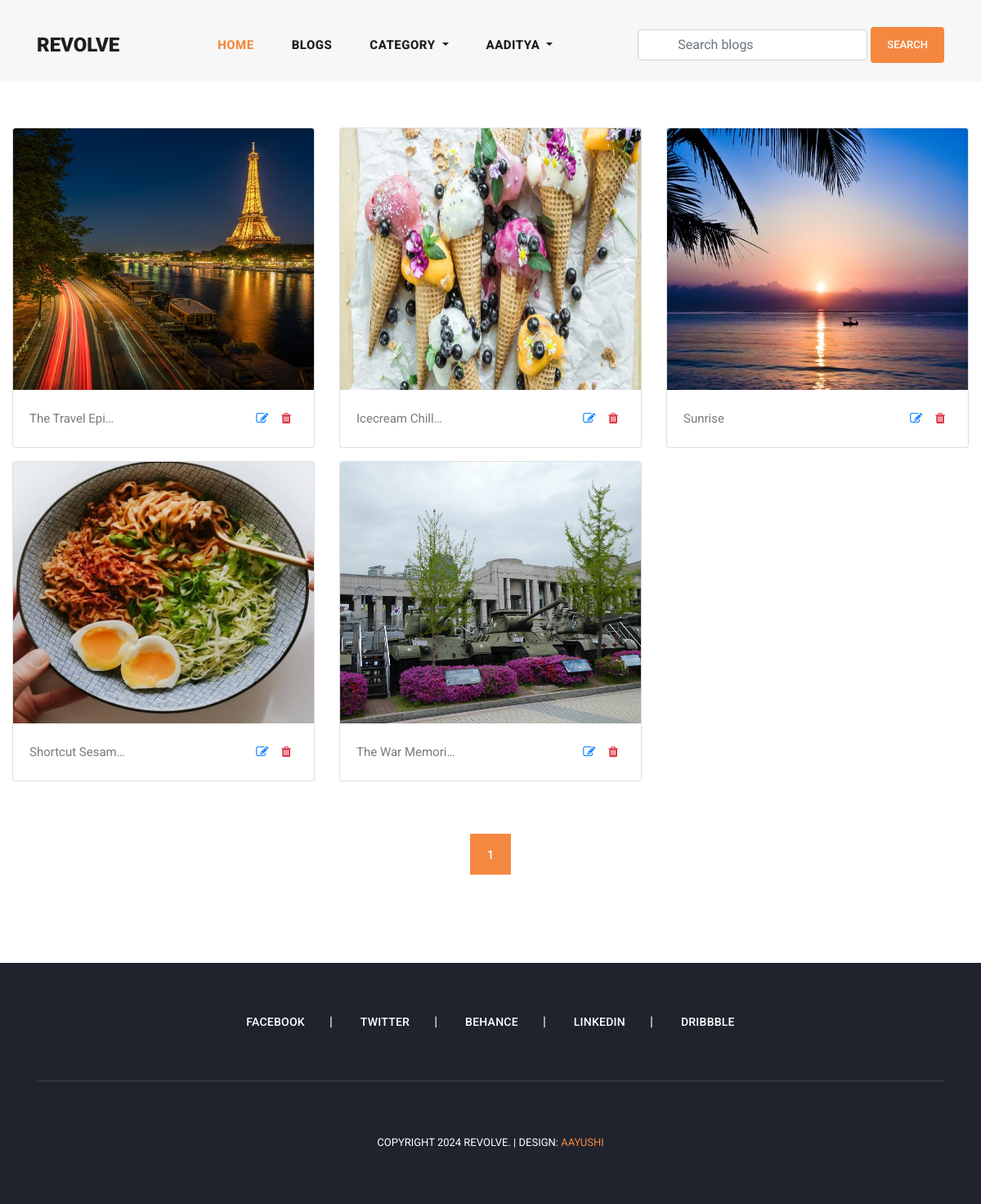
The app's page /my_blogs/ (signed in) with its own data.
### user_profile/models.py (models this page shows, shortened)
class User(AbstractUser):
    email = models.EmailField(
        max_length=150,
        unique=True,
        error_messages={
            "unique": "The email must be unique"
        }
    )
    profile_image = models.ImageField(
        null=True,
        blank=True,
        upload_to="profile_images"
    )
    followers = models.ManyToManyField("Follow")
    REQUIRED_FIELDS = ["email"]
    objects = CustomUserManager()

### blog/models.py (models this page shows, shortened)
class Blog(models.Model):
    user = models.ForeignKey(
        User,
        related_name='user_blogs',
        on_delete=models.CASCADE
    )
    category = models.ForeignKey(
        Category,
        related_name='category_blogs',
        on_delete=models.CASCADE
    )
    tags = models.ManyToManyField(
        Tag,
        related_name='tag_blogs',
        blank=True
    )
    likes = models.ManyToManyField(
        User,
        related_name='user_likes',
        blank=True
    )
    title = models.CharField(
        max_length=250
    )
    slug = models.SlugField(null=True, blank=True)
    banner = models.ImageField(upload_to='blog_banners')
    description = RichTextField()
    created_date = models.DateField(auto_now_add=True)

### blog/views.py (the view, shortened to what this page needs)
# urls.py: path('my_blogs/', my_blogs, name='my_blogs'),
@login_required(login_url='login')
def my_blogs(request):
    queryset = request.user.user_blogs.all()
    page = request.GET.get('page', 1)
    paginator = Paginator(queryset, 6)
    delete = request.GET.get('delete', None)
    try:
        blogs = paginator.page(page)
    except EmptyPage:
        blogs = paginator.page(1)
    except PageNotAnInteger:
        blogs = paginator.page(1)
        return redirect('blogs')
    context = {
        "blogs": blogs,
        "paginator": paginator
    }
    return render(request, 'my_blogs.html', context)

### blog/context_processors.py (called while the page is built)
def get_all_categories(request):
    categories = Category.objects.all()
    context = {
        "categories": categories
    }
    return context

### user_profile/context_processors.py (called while the page is built)
def user_notifications(request):
    context = {}
    if request.user.is_authenticated:
        notifications = Notificaiton.objects.filter(
            user=request.user
        ).order_by('-created_date')
        unseen = notifications.exclude(is_seen=True)
        context['notifications'] = notifications
        context['unseen'] = unseen.count()
    return context

### templates/my_blogs.html (shortened to what this page needs)
{% extends 'base.html' %}
{% load static %}
{% block content %}
<section class="my-blogs">
    <div class="container-fluid">
        <div class="row py-5">
          {% for blog in blogs %}
            <div class="col-md-4 my-2">
                <div class="card">
                    <img class="card-img-top img-fluid" style="width: 100%; height: 320px;" src="{{blog.banner.url}}" alt="Card image cap">
                    <div class="card-body">
                      <p class="card-text d-flex flex-row">
                        {{blog.title|truncatechars:15}}
                        <a class="px-2 ml-auto" href="{% url 'update_blog' blog.slug %}">
                          <i class="fa fa-edit"></i>
                        </a>
                        <a class="px-2" href="?delete={{blog.pk}}">
                          <i class="fa fa-trash text-danger"></i>
                        </a>
                      </p>
                    </div>
                  </div>
            </div>
        {% endfor %}
        </div>
        <div class="row py-2 justify-content-center">
          <div class="col-md-8">
            {% include 'pagination.html' %}
          </div>
        </div>
    </div>
</section>
{% endblock content %}

### templates/base.html (shortened to what this page needs)
<!DOCTYPE html>
<html lang="en">
  <head>
      {% load static %}
    <link href="{% static 'vendor/bootstrap/css/bootstrap.min.css' %}" rel="stylesheet">
    <link rel="stylesheet" href="{% static 'css/fontawesome.css' %}">
    <link rel="stylesheet" href="{% static 'css/templatemo-stand-blog.css' %}">
    <link rel="stylesheet" href="{% static 'css/owl.css' %}">
    <link rel="stylesheet" href="{% static 'css/main.css' %}">
</head>
<body>
    {% include 'header.html' %}
    {% block content %}
    {% endblock content %}
    {% include 'footer.html' %}
</body>
</html>

### templates/header.html (shortened to what this page needs)
 <header class="">
    <nav class="navbar navbar-expand-lg">
      <div class="container">
        <a class="navbar-brand" href="{% url 'home' %}"><h2>REVOLVE<em></em></h2></a>
        <div class="collapse navbar-collapse" id="navbarResponsive">
          <ul class="navbar-nav ml-auto">
            <li class="nav-item active">
              <a class="nav-link" href="{% url 'home' %}">Home
              </a>
            </li>
            <li class="nav-item">
              <a class="nav-link" href="{% url 'blogs' %}">Blogs</a>
            </li>
            <li class="nav-item dropdown">
              <a class="nav-link dropdown-toggle" href="#" id="navbarDropdown" role="button" data-toggle="dropdown" aria-haspopup="true" aria-expanded="false">
                Category
              </a>
            </li>
            {% if request.user.is_authenticated %}
            <li class="nav-item dropdown">
              <a class="nav-link dropdown-toggle" href="#" id="navbarDropdown" role="button" data-toggle="dropdown" aria-haspopup="true" aria-expanded="false">
                {{request.user.username}}
              </a>
            </li>
            {% else %}
            <li class="nav-item">
              <a class="nav-link" href="{% url 'login' %}">Login</a>
            </li>
            {% endif %}
          </ul>
          <form class="form-inline d-flex flex-nowrap my-2 ml-auto search-form" action="{% url 'search_blogs' %}" method="GET">
            <input class="form-control px-5" name="search" type="text" placeholder="Search blogs" required>
            <button class="btn btn-primary ml-1">Search</button>
          </form>
        </div>
      </div>
    </nav>
  </header>

### templates/pagination.html (shortened to what this page needs)
<ul class="page-numbers">
    {% for page in blogs.paginator.page_range %}
    {% if page == blogs.number %}
    <li class="active"><a href="?page={{page}}">{{page}}</a></li>
    {% else %}
    <li><a href="?page={{page}}">{{page}}</a></li>
    {% endif %}
    {% endfor %}
</ul>

### templates/footer.html
<footer>
    <div class="container">
      <div class="row">
        <div class="col-lg-12">
          <ul class="social-icons">
            <li><a href="#">Facebook</a></li>
            <li><a href="#">Twitter</a></li>
            <li><a href="#">Behance</a></li>
            <li><a href="#">Linkedin</a></li>
            <li><a href="#">Dribbble</a></li>
          </ul>
        </div>
        <div class="col-lg-12">
          <div class="copyright-text">
            <p>Copyright 2024 REVOLVE.
               | Design: <a rel="nofollow" href="https://templatemo.com" target="_parent">AAyushi</a></p>
          </div>
        </div>
      </div>
    </div>
  </footer>

### templates/scripts.html (shortened to what this page needs)
{% load static %}

### assets/css/templatemo-stand-blog.css (style rules this page uses)
body { font-family: 'Roboto', sans-serif; overflow-x: hidden; text-rendering: optimizeLegibility; -webkit-font-smoothing: antialiased; -moz-osx-font-smoothing: grayscale; }
p { margin-bottom: 0px; font-size: 15px; font-weight: 400; color: #7a7a7a; line-height: 30px; }
a { text-decoration: none!important; }
ul { padding: 0; margin: 0; list-style: none; }
h1,h2,h3,h4,h5,h6 { margin: 0px; }
header { z-index: 99999; width: 100%; height: 100px; background-color: #f7f7f7; -webkit-transition: all 0.3s ease-in-out 0s; -moz-transition: all 0.3s ease-in-out 0s; -o-transition: all 0.3s ease-in-out 0s; transition: all 0.3s ease-in-out 0s; }
header .navbar { padding: 25px 0px; }
.navbar .navbar-brand { float: left; margin-top: -12px; outline: none; }
.navbar .navbar-brand h2 { color: #1e1e1e; text-transform: uppercase; font-size: 24px; font-weight: 900; -webkit-transition: all .3s ease 0s; -moz-transition: all .3s ease 0s; -o-transition: all .3s ease 0s; transition: all .3s ease 0s; }
#navbarResponsive { z-index: 999; }
.navbar-collapse { text-align: center; }
.navbar .navbar-nav .nav-item { margin: 0px 15px; }
.navbar .navbar-nav a.nav-link { text-transform: capitalize; font-size: 15px; font-weight: 800; text-transform: uppercase; letter-spacing: 0.5px; color: #1e1e1e; transition: all 0.3s; }
.navbar .navbar-nav .nav-link:hover, .navbar .navbar-nav .active>.nav-link, .navbar .navbar-nav .nav-link.active, .navbar .navbar-nav .nav-link.show, .navbar .navbar-nav .show>.nav-link { color: #f48840; }
ul.page-numbers { text-align: center; }
ul.page-numbers li { display: inline-block; margin: 0px 5px; }
ul.page-numbers li a { width: 50px; height: 50px; display: inline-block; text-align: center; line-height: 50px; font-size: 15px; color: #7a7a7a; border: 1px solid #eee; font-weight: 500; transition: all 0.3s; }
ul.page-numbers li.active a { background-color: #f48840; border-color: #f48840; color: #fff; }
footer { margin-top: 100px; text-align: center; background-color: #20232e; padding: 60px 0px; }
footer ul.social-icons { padding-bottom: 60px; margin-bottom: 60px; border-bottom: 1px solid rgba(250,250,250,0.15); }
footer ul.social-icons li { display: inline-block; margin-right: 30px; }
footer ul.social-icons li:after { content: "|"; color: #fff; margin-left: 30px; }
footer ul.social-icons li:last-child { margin-right: 0px; }
footer ul.social-icons li:last-child::after { display: none; }
footer ul.social-icons li a { font-size: 14px; text-transform: uppercase; color: #fff; font-weight: 500; letter-spacing: 0.25px; transition: all .3s; }
footer p { font-size: 13px; text-transform: uppercase; color: #fff; }
footer p a { color: #f48840; }

### assets/css/main.css (style rules this page uses)
.btn-primary { display: inline-block; background-color: #f48840; color: #fff; font-size: 13px; font-weight: 500; padding: 12px 20px; text-transform: uppercase; transition: all .3s; border: none; outline: none; }
input, textarea { text-transform: none !important; }

### records on screen
User: user.username "AADITYA"
Blog: banner (picture), title "The Travel Epi…"
Blog: banner (picture), title "Icecream Chill…"
Blog: banner (picture), title "Sunrise"
Blog: banner (picture), title "Shortcut Sesam…"
Blog: banner (picture), title "The War Memori…"

### other values on screen
{{ page }} "1"
